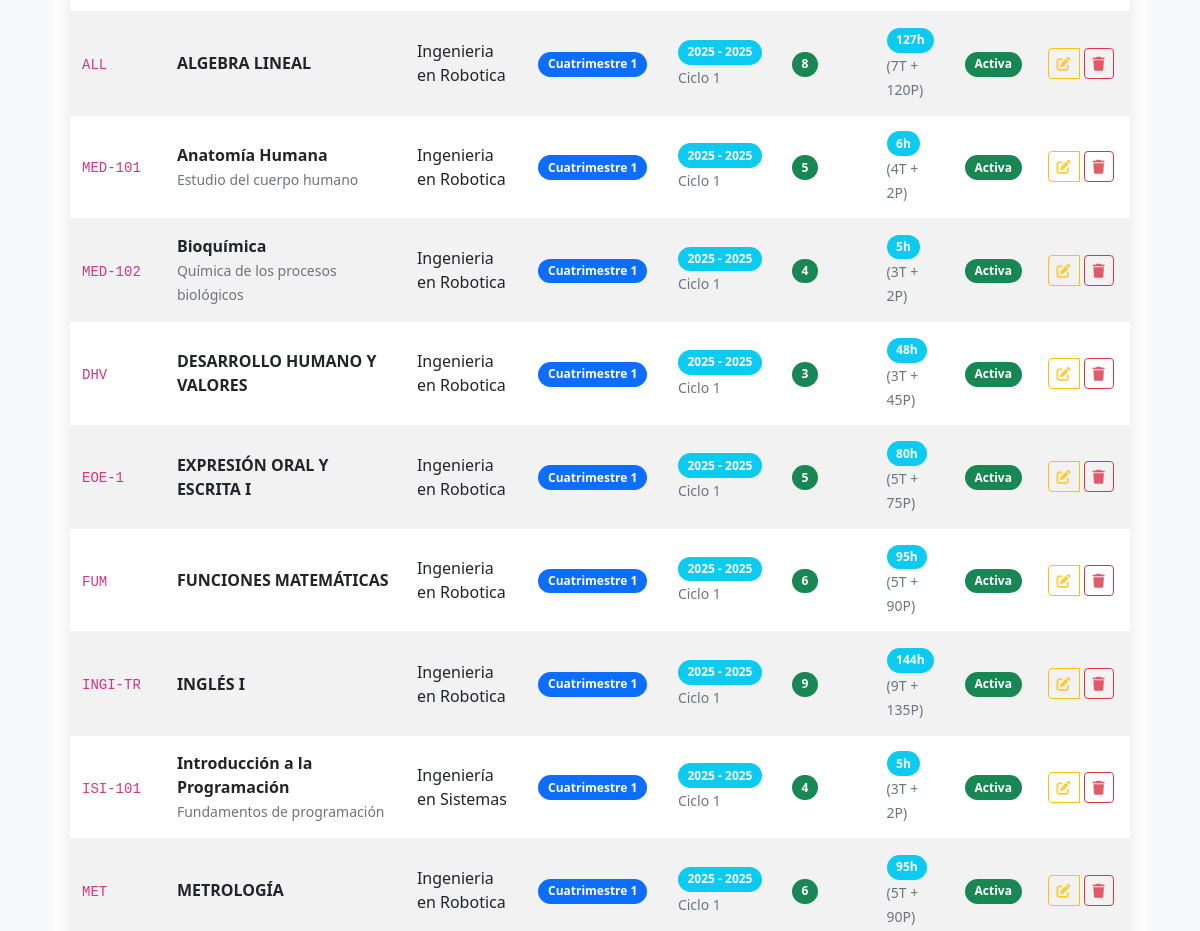
Before: /admin/materias (signed in, middle part) with the older database file.
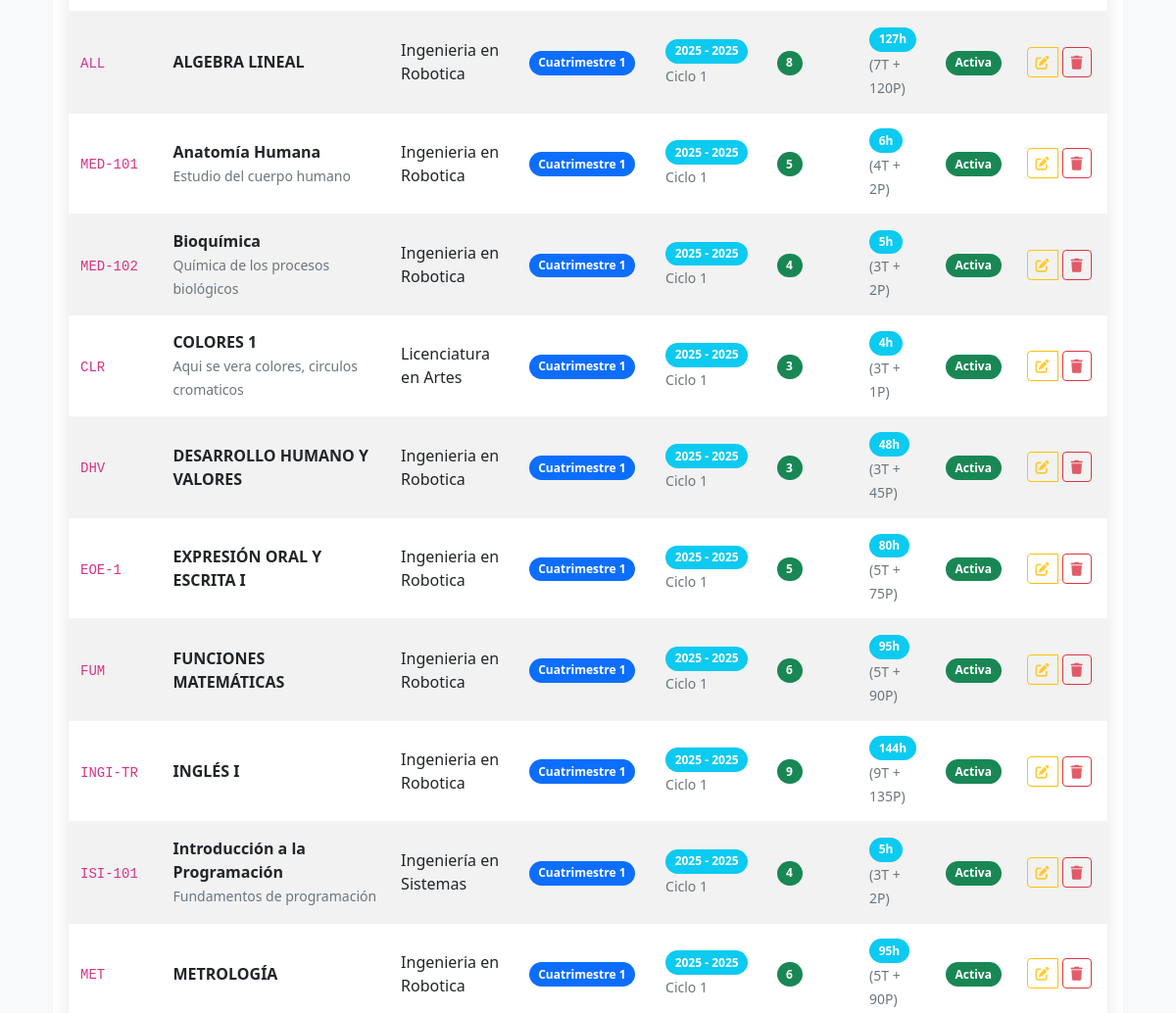
After: the same page with the newer database file.
### models.py (models this page shows, shortened)
class Materia(db.Model):
    id = db.Column(db.Integer, primary_key=True)
    nombre = db.Column(db.String(200), nullable=False)
    codigo = db.Column(db.String(20), nullable=False, unique=True)  # Ej: "ISI-101", "MAT-201"
    descripcion = db.Column(db.Text)
    cuatrimestre = db.Column(db.Integer, nullable=False)  # 1, 2, 3, etc.
    creditos = db.Column(db.Integer, nullable=False, default=3)
    horas_teoricas = db.Column(db.Integer, nullable=False, default=0)
    horas_practicas = db.Column(db.Integer, nullable=False, default=0)
    carrera_id = db.Column(db.Integer, db.ForeignKey('carrera.id'), nullable=False)
    carrera = db.relationship('Carrera', backref=db.backref('materias', lazy=True))
    activa = db.Column(db.Boolean, default=True)
    fecha_creacion = db.Column(db.DateTime, default=datetime.utcnow)
    creado_por = db.Column(db.Integer, db.ForeignKey('user.id'), nullable=False)
    creador = db.relationship('User', backref=db.backref('materias_creadas', lazy=True))
    def get_horas_totales(self):
        return self.horas_teoricas + self.horas_practicas
    def get_cuatrimestre_display(self):
        return f"Cuatrimestre {self.cuatrimestre}"
    def get_ciclo_escolar(self):
        from datetime import datetime
        año_actual = datetime.now().year
        cuatrimestre_mod = self.cuatrimestre % 3
        if cuatrimestre_mod == 1:  # Cuatrimestres 1, 4, 7, 10
            ciclo = f"{año_actual} - {año_actual}"
            numero_ciclo = 1
        elif cuatrimestre_mod == 2:  # Cuatrimestres 2, 5, 8
            ciclo = f"{año_actual} - {año_actual}"
            numero_ciclo = 2
        else:  # cuatrimestre_mod == 0 -> Cuatrimestres 0, 3, 6, 9
            ciclo = f"{año_actual} - {año_actual + 1}"
            numero_ciclo = 3
        return {
            'ciclo': ciclo,
            'numero': numero_ciclo,
            'nombre': f"Ciclo {numero_ciclo}"
        }
    def get_carrera_nombre(self):
        return self.carrera.nombre if self.carrera else 'Carrera no encontrada'

class Carrera(db.Model):
    id = db.Column(db.Integer, primary_key=True)
    nombre = db.Column(db.String(150), nullable=False, unique=True)
    codigo = db.Column(db.String(10), nullable=False, unique=True)  # Ej: "ING-SIS", "MED", etc.
    descripcion = db.Column(db.Text)
    facultad = db.Column(db.String(100))
    activa = db.Column(db.Boolean, default=True)
    fecha_creacion = db.Column(db.DateTime, default=datetime.utcnow)
    creada_por = db.Column(db.Integer, db.ForeignKey('user.id'), nullable=False)
    creador = db.relationship('User', foreign_keys=[creada_por], backref=db.backref('carreras_creadas', lazy=True))

### app.py (the view, shortened to what this page needs)
@app.route('/admin/materias')
@login_required
def gestionar_materias():
    if not current_user.is_admin():
        flash('No tienes permisos para acceder a esta página.', 'error')
        return redirect(url_for('dashboard'))
    carrera_id_str = request.args.get('carrera', type=str)
    carrera_id = int(carrera_id_str) if carrera_id_str and carrera_id_str != '0' else None
    ciclo_str = request.args.get('ciclo', type=str)
    ciclo = int(ciclo_str) if ciclo_str and ciclo_str != '' else None
    cuatrimestre_str = request.args.get('cuatrimestre', type=str)
    cuatrimestre = int(cuatrimestre_str) if cuatrimestre_str and cuatrimestre_str != '' else None
    busqueda = request.args.get('busqueda', '').strip()
    query = Materia.query.filter_by(activa=True)
    if carrera_id:
        query = query.filter(Materia.carrera_id == carrera_id)
    if cuatrimestre is not None:
        query = query.filter(Materia.cuatrimestre == cuatrimestre)
    materias = query.order_by(Materia.cuatrimestre, Materia.nombre).all()
    carreras = Carrera.query.filter_by(activa=True).order_by(Carrera.nombre).all()
    total_materias = len(materias)
    total_carreras = len(carreras)
    cuatrimestres_unicos = len(set(materia.cuatrimestre for materia in materias)) if materias else 0
    filtrar_form = FiltrarMateriasForm()
    filtrar_form.carrera.choices = [(0, 'Todas las carreras')] + [(c.id, c.nombre) for c in carreras]
    if carrera_id is not None:
        filtrar_form.carrera.data = carrera_id
    else:
        filtrar_form.carrera.data = 0  # Todas las carreras por defecto
    if ciclo is not None:
        filtrar_form.ciclo.data = str(ciclo)
    if cuatrimestre is not None:
        filtrar_form.cuatrimestre.data = str(cuatrimestre)
    exportar_form = ExportarMateriasForm()
    exportar_form.carrera.choices = [('', 'Todas las carreras')] + [(str(c.id), c.nombre) for c in carreras]
    return render_template('admin/materias.html',
                         materias=materias,
                         carreras=carreras,
                         filtrar_form=filtrar_form,
                         exportar_form=exportar_form,
                         total_materias=total_materias,
                         total_carreras=total_carreras,
                         cuatrimestres_unicos=cuatrimestres_unicos,
                         filtros_activos={
                             'carrera': carrera_id,
                             'ciclo': ciclo,
                             'cuatrimestre': cuatrimestre,
                             'busqueda': busqueda
                         })

### app.py (called while the page is built)
@login_manager.user_loader
def load_user(user_id):
    return User.query.get(int(user_id))

@app.context_processor
def inject_user_counts():
    if current_user.is_authenticated and current_user.is_admin():
        return dict(
            total_users=User.query.count(),
            total_admins=User.query.filter_by(rol='admin').count(),
            total_jefes=User.query.filter_by(rol='jefe_carrera').count(),
            total_profesores=User.query.filter(User.rol.in_(['profesor_completo', 'profesor_asignatura'])).count()
        )
    return dict()

### models.py (called while the page is built)
    def get_nombre_completo(self):
        return f"{self.nombre} {self.apellido}"

    def is_admin(self):
        return self.rol == 'admin'

### templates/admin/materias.html (shortened to what the changed rows need)
{% extends "base.html" %}
{% block content %}
<div class="container-fluid">
    <div class="row">
        <div class="col-12">
            <div class="card">
                <div class="card-body">
                    {% if materias %}
                        <div class="table-responsive">
                            <table class="table table-striped table-hover">
                                <tbody>
                                    {% for materia in materias %}
                                    <tr>
                                        <td>
                                            <code>{{ materia.codigo }}</code>
                                        </td>
                                        <td>
                                            <strong>{{ materia.nombre }}</strong>
                                            {% if materia.descripcion %}
                                            <br><small class="text-muted">{{ materia.descripcion[:50] }}{% if materia.descripcion|length > 50 %}...{% endif %}</small>
                                            {% endif %}
                                        </td>
                                        <td>{{ materia.get_carrera_nombre() }}</td>
                                        <td>
                                            <span class="badge bg-primary">{{ materia.get_cuatrimestre_display() }}</span>
                                        </td>
                                        <td>
                                            <span class="badge bg-info">{{ materia.get_ciclo_escolar()['ciclo'] }}</span>
                                            <br>
                                            <small class="text-muted">{{ materia.get_ciclo_escolar()['nombre'] }}</small>
                                        </td>
                                        <td>
                                            <span class="badge bg-success">{{ materia.creditos }}</span>
                                        </td>
                                        <td>
                                            <span class="badge bg-info">{{ materia.get_horas_totales() }}h</span>
                                            <br><small class="text-muted">({{ materia.horas_teoricas }}T + {{ materia.horas_practicas }}P)</small>
                                        </td>
                                        <td>
                                            {% if materia.activa %}
                                                <span class="badge bg-success">Activa</span>
                                            {% else %}
                                                <span class="badge bg-danger">Inactiva</span>
                                            {% endif %}
                                        </td>
                                        <td>
                                            <div class="btn-group" role="group">
                                                <a href="{{ url_for('editar_materia', id=materia.id) }}"
                                                   class="btn btn-sm btn-outline-warning"
                                                   title="Editar">
                                                    <i class="fas fa-edit"></i>
                                                </a>
                                                <form method="POST" action="{{ url_for('eliminar_materia', id=materia.id) }}"
                                                      style="display: inline;"
                                                      onsubmit="return confirm('¿Estás seguro de que deseas eliminar la materia \'{{ materia.nombre }}\'?')">
                                                    <button type="submit"
                                                            class="btn btn-sm btn-outline-danger"
                                                            title="Eliminar">
                                                        <i class="fas fa-trash"></i>
                                                    </button>
                                                </form>
                                            </div>
                                        </td>
                                    </tr>
                                    {% endfor %}
                                </tbody>
                            </table>
                        </div>
                    {% endif %}
                </div>
            </div>
        </div>
    </div>
</div>
{% endblock %}

Changed rows visible on the page:
added Materia: codigo "CLR", nombre "COLORES 1", descripcion "Aqui se vera colores, circulos cromaticos", get_carrera_nombre "Licenciatura en Artes", cuatrimestre "Cuatrimestre 1", cuatrimestre "2025 - 2025", cuatrimestre "Ciclo 1", creditos "3", get_horas_totales "4", horas_teoricas "3", horas_practicas "1", activa "Activa"
